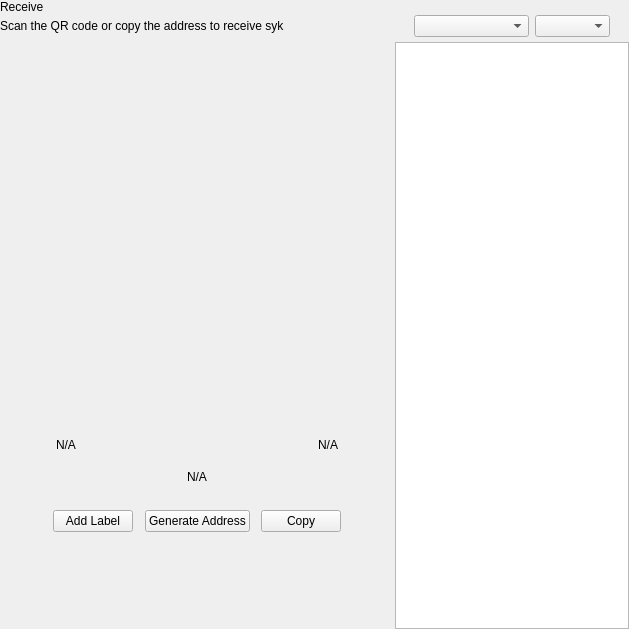
<?xml version="1.0" encoding="UTF-8"?>
<ui version="4.0">
 <class>ReceiveWidget</class>
 <widget class="QWidget" name="ReceiveWidget">
  <property name="geometry">
   <rect>
    <x>0</x>
    <y>0</y>
    <width>629</width>
    <height>629</height>
   </rect>
  </property>
  <property name="minimumSize">
   <size>
    <width>0</width>
    <height>0</height>
   </size>
  </property>
  <property name="windowTitle">
   <string>Form</string>
  </property>
  <layout class="QHBoxLayout" name="horizontalLayout_2" stretch="2,1">
   <property name="spacing">
    <number>0</number>
   </property>
   <property name="leftMargin">
    <number>0</number>
   </property>
   <property name="topMargin">
    <number>0</number>
   </property>
   <property name="rightMargin">
    <number>0</number>
   </property>
   <property name="bottomMargin">
    <number>0</number>
   </property>
   <item>
    <widget class="QWidget" name="left" native="true">
     <layout class="QVBoxLayout" name="verticalLayout_3">
      <property name="leftMargin">
       <number>0</number>
      </property>
      <property name="topMargin">
       <number>0</number>
      </property>
      <property name="rightMargin">
       <number>0</number>
      </property>
      <property name="bottomMargin">
       <number>0</number>
      </property>
      <item>
       <layout class="QVBoxLayout" name="verticalLayout_2">
        <property name="spacing">
         <number>0</number>
        </property>
        <property name="leftMargin">
         <number>0</number>
        </property>
        <item>
         <layout class="QHBoxLayout" name="horizontalLayout_3">
          <property name="spacing">
           <number>0</number>
          </property>
          <item>
           <layout class="QVBoxLayout" name="verticalLayout_4">
            <property name="spacing">
             <number>5</number>
            </property>
            <item>
             <widget class="QLabel" name="labelTitle">
              <property name="text">
               <string>Receive</string>
              </property>
             </widget>
            </item>
            <item alignment="Qt::AlignTop">
             <widget class="QLabel" name="labelSubtitle1">
              <property name="text">
               <string>Scan the QR code or copy the address to receive syk</string>
              </property>
             </widget>
            </item>
           </layout>
          </item>
          <item>
           <spacer name="horizontalSpacer">
            <property name="orientation">
             <enum>Qt::Horizontal</enum>
            </property>
            <property name="sizeHint" stdset="0">
             <size>
              <width>40</width>
              <height>20</height>
             </size>
            </property>
           </spacer>
          </item>
         </layout>
        </item>
        <item>
         <spacer name="verticalSpacer_2">
          <property name="orientation">
           <enum>Qt::Vertical</enum>
          </property>
          <property name="sizeType">
           <enum>QSizePolicy::Expanding</enum>
          </property>
          <property name="sizeHint" stdset="0">
           <size>
            <width>20</width>
            <height>50</height>
           </size>
          </property>
         </spacer>
        </item>
        <item alignment="Qt::AlignHCenter">
         <widget class="QWidget" name="layoutQR" native="true">
          <property name="maximumSize">
           <size>
            <width>510</width>
            <height>16777215</height>
           </size>
          </property>
          <layout class="QVBoxLayout" name="verticalLayoutQr">
           <item>
            <spacer name="verticalSpacer11">
             <property name="orientation">
              <enum>Qt::Vertical</enum>
             </property>
             <property name="sizeType">
              <enum>QSizePolicy::Fixed</enum>
             </property>
             <property name="sizeHint" stdset="0">
              <size>
               <width>20</width>
               <height>20</height>
              </size>
             </property>
            </spacer>
           </item>
           <item alignment="Qt::AlignHCenter">
            <widget class="QLabel" name="labelQrImg">
             <property name="minimumSize">
              <size>
               <width>260</width>
               <height>260</height>
              </size>
             </property>
             <property name="maximumSize">
              <size>
               <width>260</width>
               <height>260</height>
              </size>
             </property>
             <property name="text">
              <string/>
             </property>
             <property name="alignment">
              <set>Qt::AlignCenter</set>
             </property>
            </widget>
           </item>
           <item>
            <spacer name="verticalSpacer_21">
             <property name="orientation">
              <enum>Qt::Vertical</enum>
             </property>
             <property name="sizeType">
              <enum>QSizePolicy::Fixed</enum>
             </property>
             <property name="sizeHint" stdset="0">
              <size>
               <width>20</width>
               <height>30</height>
              </size>
             </property>
            </spacer>
           </item>
           <item>
            <widget class="QWidget" name="widget" native="true">
             <property name="minimumSize">
              <size>
               <width>0</width>
               <height>0</height>
              </size>
             </property>
             <layout class="QHBoxLayout" name="horizontalLayout_5">
              <item>
               <widget class="QLabel" name="labelLabel">
                <property name="text">
                 <string notr="true">N/A</string>
                </property>
               </widget>
              </item>
              <item>
               <spacer name="horizontalSpacer_2">
                <property name="orientation">
                 <enum>Qt::Horizontal</enum>
                </property>
                <property name="sizeHint" stdset="0">
                 <size>
                  <width>141</width>
                  <height>20</height>
                 </size>
                </property>
               </spacer>
              </item>
              <item>
               <widget class="QLabel" name="labelDate">
                <property name="text">
                 <string notr="true">N/A</string>
                </property>
                <property name="alignment">
                 <set>Qt::AlignRight|Qt::AlignTrailing|Qt::AlignVCenter</set>
                </property>
               </widget>
              </item>
             </layout>
            </widget>
           </item>
           <item>
            <widget class="QLabel" name="labelAddress">
             <property name="sizePolicy">
              <sizepolicy hsizetype="Expanding" vsizetype="Preferred">
               <horstretch>0</horstretch>
               <verstretch>0</verstretch>
              </sizepolicy>
             </property>
             <property name="minimumSize">
              <size>
               <width>300</width>
               <height>0</height>
              </size>
             </property>
             <property name="text">
              <string notr="true">N/A</string>
             </property>
             <property name="alignment">
              <set>Qt::AlignCenter</set>
             </property>
            </widget>
           </item>
           <item>
            <spacer name="verticalSpacer_4">
             <property name="orientation">
              <enum>Qt::Vertical</enum>
             </property>
             <property name="sizeType">
              <enum>QSizePolicy::Fixed</enum>
             </property>
             <property name="sizeHint" stdset="0">
              <size>
               <width>20</width>
               <height>20</height>
              </size>
             </property>
            </spacer>
           </item>
           <item>
            <layout class="QHBoxLayout" name="horizontalLayout_4">
             <item alignment="Qt::AlignHCenter">
              <widget class="QPushButton" name="pushButtonLabel">
               <property name="focusPolicy">
                <enum>Qt::NoFocus</enum>
               </property>
               <property name="text">
                <string>Add Label</string>
               </property>
              </widget>
             </item>
             <item alignment="Qt::AlignHCenter">
              <widget class="QPushButton" name="pushButtonNewAddress">
               <property name="focusPolicy">
                <enum>Qt::NoFocus</enum>
               </property>
               <property name="text">
                <string>Generate Address</string>
               </property>
              </widget>
             </item>
             <item alignment="Qt::AlignHCenter">
              <widget class="QPushButton" name="pushButtonCopy">
               <property name="focusPolicy">
                <enum>Qt::NoFocus</enum>
               </property>
               <property name="text">
                <string>Copy</string>
               </property>
              </widget>
             </item>
            </layout>
           </item>
           <item>
            <spacer name="verticalSpacer_3">
             <property name="orientation">
              <enum>Qt::Vertical</enum>
             </property>
             <property name="sizeType">
              <enum>QSizePolicy::Expanding</enum>
             </property>
             <property name="sizeHint" stdset="0">
              <size>
               <width>20</width>
               <height>20</height>
              </size>
             </property>
            </spacer>
           </item>
          </layout>
         </widget>
        </item>
        <item>
         <spacer name="verticalSpacer">
          <property name="orientation">
           <enum>Qt::Vertical</enum>
          </property>
          <property name="sizeHint" stdset="0">
           <size>
            <width>20</width>
            <height>40</height>
           </size>
          </property>
         </spacer>
        </item>
       </layout>
      </item>
     </layout>
    </widget>
   </item>
   <item>
    <widget class="QWidget" name="right" native="true">
     <layout class="QVBoxLayout" name="verticalLayout_5">
      <property name="spacing">
       <number>0</number>
      </property>
      <property name="leftMargin">
       <number>1</number>
      </property>
      <property name="topMargin">
       <number>0</number>
      </property>
      <property name="rightMargin">
       <number>0</number>
      </property>
      <property name="bottomMargin">
       <number>0</number>
      </property>
      <item>
       <layout class="QVBoxLayout" name="container_right">
        <property name="spacing">
         <number>0</number>
        </property>
        <property name="leftMargin">
         <number>0</number>
        </property>
        <property name="rightMargin">
         <number>0</number>
        </property>
        <item>
         <layout class="QVBoxLayout" name="verticalLayout">
          <property name="spacing">
           <number>6</number>
          </property>
          <property name="leftMargin">
           <number>19</number>
          </property>
          <property name="rightMargin">
           <number>19</number>
          </property>
          <item>
           <widget class="OptionButton" name="btnRequest" native="true"/>
          </item>
          <item>
           <widget class="OptionButton" name="btnMyAddresses" native="true">
            <property name="sizePolicy">
             <sizepolicy hsizetype="Preferred" vsizetype="Minimum">
              <horstretch>0</horstretch>
              <verstretch>0</verstretch>
             </sizepolicy>
            </property>
           </widget>
          </item>
         </layout>
        </item>
        <item>
         <widget class="QWidget" name="sortWidget" native="true">
          <layout class="QHBoxLayout" name="horizontalLayout_6">
           <property name="leftMargin">
            <number>19</number>
           </property>
           <property name="rightMargin">
            <number>19</number>
           </property>
           <property name="bottomMargin">
            <number>5</number>
           </property>
           <item>
            <spacer name="horizontalSpacer_3">
             <property name="orientation">
              <enum>Qt::Horizontal</enum>
             </property>
             <property name="sizeHint" stdset="0">
              <size>
               <width>40</width>
               <height>20</height>
              </size>
             </property>
            </spacer>
           </item>
           <item>
            <widget class="QComboBox" name="comboBoxSort">
             <property name="sizePolicy">
              <sizepolicy hsizetype="Preferred" vsizetype="Fixed">
               <horstretch>0</horstretch>
               <verstretch>0</verstretch>
              </sizepolicy>
             </property>
             <property name="minimumSize">
              <size>
               <width>115</width>
               <height>0</height>
              </size>
             </property>
            </widget>
           </item>
           <item>
            <widget class="QComboBox" name="comboBoxSortOrder">
             <property name="sizePolicy">
              <sizepolicy hsizetype="Preferred" vsizetype="Fixed">
               <horstretch>0</horstretch>
               <verstretch>0</verstretch>
              </sizepolicy>
             </property>
             <property name="minimumSize">
              <size>
               <width>75</width>
               <height>0</height>
              </size>
             </property>
            </widget>
           </item>
          </layout>
         </widget>
        </item>
        <item>
         <widget class="QListView" name="listViewAddress"/>
        </item>
       </layout>
      </item>
     </layout>
    </widget>
   </item>
  </layout>
 </widget>
 <customwidgets>
  <customwidget>
   <class>OptionButton</class>
   <extends>QWidget</extends>
   <header>qt/pivx/optionbutton.h</header>
   <container>1</container>
  </customwidget>
 </customwidgets>
 <resources/>
 <connections/>
</ui>
